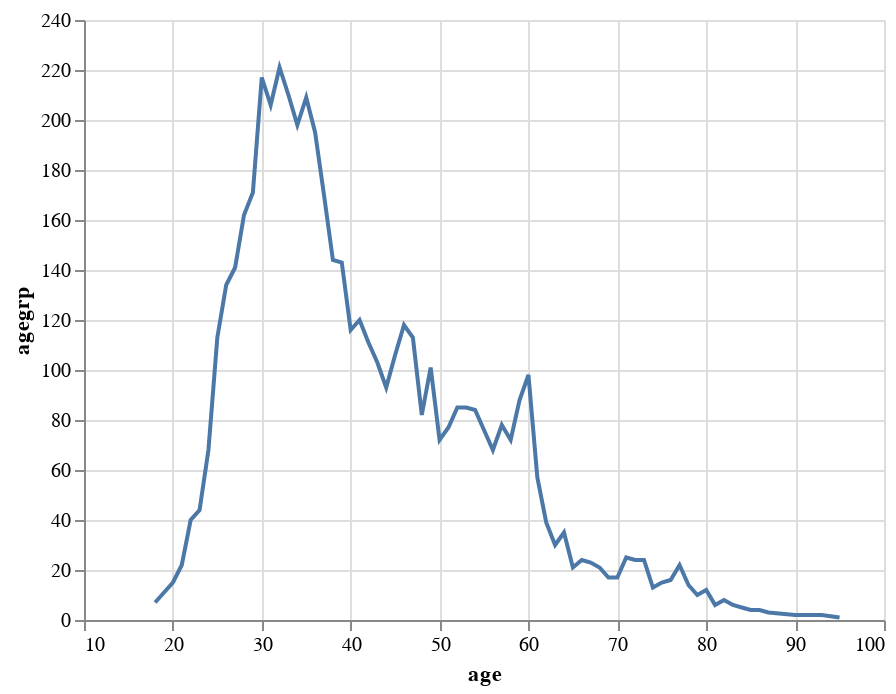

Notebook code for this chart:
### Code cell
# Visualising the relationship using altair
alt.Chart(bankSub1).mark_line().encode(x='age', y='agegrp')

### Figure 1 — Vega-Lite specification as saved in the notebook (floating-point values rounded to 4 significant figures)
{"config": {"view": {"continuousWidth": 400, "continuousHeight": 300}}, "data": {"name": "data-6ffef09df38b640058f0f70d394258ab"}, "mark": "line", "encoding": {"x": {"type": "quantitative", "field": "age"}, "y": {"type": "quantitative", "field": "agegrp"}}, "$schema": "https://vega.github.io/schema/vega-lite/v4.8.1.json", "datasets": {"data-6ffef09df38b640058f0f70d394258ab": [{"age": 18, "agegrp": 7}, {"age": 19, "agegrp": 11}, {"age": 20, "agegrp": 15}, {"age": 21, "agegrp": 22}, {"age": 22, "agegrp": 40}, {"age": 23, "agegrp": 44}, {"age": 24, "agegrp": 68}, {"age": 25, "agegrp": 113}, {"age": 26, "agegrp": 134}, {"age": 27, "agegrp": 141}, {"age": 28, "agegrp": 162}, {"age": 29, "agegrp": 171}, {"age": 30, "agegrp": 217}, {"age": 31, "agegrp": 206}, {"age": 32, "agegrp": 221}, {"age": 33, "agegrp": 210}, {"age": 34, "agegrp": 198}, {"age": 35, "agegrp": 209}, {"age": 36, "agegrp": 195}, {"age": 37, "agegrp": 170}, {"age": 38, "agegrp": 144}, {"age": 39, "agegrp": 143}, {"age": 40, "agegrp": 116}, {"age": 41, "agegrp": 120}, {"age": 42, "agegrp": 111}, {"age": 43, "agegrp": 103}, {"age": 44, "agegrp": 93}, {"age": 45, "agegrp": 106}, {"age": 46, "agegrp": 118}, {"age": 47, "agegrp": 113}, {"age": 48, "agegrp": 82}, {"age": 49, "agegrp": 101}, {"age": 50, "agegrp": 72}, {"age": 51, "agegrp": 77}, {"age": 52, "agegrp": 85}, {"age": 53, "agegrp": 85}, {"age": 54, "agegrp": 84}, {"age": 55, "agegrp": 76}, {"age": 56, "agegrp": 68}, {"age": 57, "agegrp": 78}, {"age": 58, "agegrp": 72}, {"age": 59, "agegrp": 88}, {"age": 60, "agegrp": 98}, {"age": 61, "agegrp": 57}, {"age": 62, "agegrp": 39}, {"age": 63, "agegrp": 30}, {"age": 64, "agegrp": 35}, {"age": 65, "agegrp": 21}, {"age": 66, "agegrp": 24}, {"age": 67, "agegrp": 23}, {"age": 68, "agegrp": 21}, {"age": 69, "agegrp": 17}, {"age": 70, "agegrp": 17}, {"age": 71, "agegrp": 25}, {"age": 72, "agegrp": 24}, {"age": 73, "agegrp": 24}, {"age": 74, "agegrp": 13}, {"age": 75, "agegrp": 15}, {"age": 76, "agegrp": 16}, {"age": 77, "agegrp": 22}, {"age": 78, "agegrp": 14}, {"age": 79, "agegrp": 10}, {"age": 80, "agegrp": 12}, {"age": 81, "agegrp": 6}, {"age": 82, "agegrp": 8}, {"age": 83, "agegrp": 6}, {"age": 84, "agegrp": 5}, {"age": 85, "agegrp": 4}, {"age": 86, "agegrp": 4}, {"age": 87, "agegrp": 3}, {"age": 90, "agegrp": 2}, {"age": 92, "agegrp": 2}, {"age": 93, "agegrp": 2}, {"age": 95, "agegrp": 1}]}}
